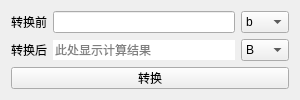
<?xml version="1.0" encoding="UTF-8"?>
<ui version="4.0">
 <class>Form</class>
 <widget class="QWidget" name="Form">
  <property name="geometry">
   <rect>
    <x>0</x>
    <y>0</y>
    <width>300</width>
    <height>100</height>
   </rect>
  </property>
  <property name="minimumSize">
   <size>
    <width>300</width>
    <height>100</height>
   </size>
  </property>
  <property name="maximumSize">
   <size>
    <width>300</width>
    <height>100</height>
   </size>
  </property>
  <property name="windowTitle">
   <string>存储单位</string>
  </property>
  <property name="windowIcon">
   <iconset resource="ico.qrc">
    <normaloff>:/ico/ico/ZzCalcBox.png</normaloff>:/ico/ico/ZzCalcBox.png</iconset>
  </property>
  <layout class="QGridLayout" name="gridLayout">
   <item row="0" column="1">
    <widget class="QLineEdit" name="lineEdit_convert_befotr"/>
   </item>
   <item row="0" column="2">
    <widget class="QComboBox" name="combo_convent_before">
     <item>
      <property name="text">
       <string>b</string>
      </property>
     </item>
     <item>
      <property name="text">
       <string>B</string>
      </property>
     </item>
     <item>
      <property name="text">
       <string>KB</string>
      </property>
     </item>
     <item>
      <property name="text">
       <string>MB</string>
      </property>
     </item>
     <item>
      <property name="text">
       <string>GB</string>
      </property>
     </item>
     <item>
      <property name="text">
       <string>TB</string>
      </property>
     </item>
     <item>
      <property name="text">
       <string>PB</string>
      </property>
     </item>
     <item>
      <property name="text">
       <string>EB</string>
      </property>
     </item>
     <item>
      <property name="text">
       <string>ZB</string>
      </property>
     </item>
     <item>
      <property name="text">
       <string>YB</string>
      </property>
     </item>
     <item>
      <property name="text">
       <string>NB</string>
      </property>
     </item>
     <item>
      <property name="text">
       <string>DB</string>
      </property>
     </item>
    </widget>
   </item>
   <item row="1" column="0">
    <widget class="QLabel" name="label_2">
     <property name="text">
      <string>转换后</string>
     </property>
    </widget>
   </item>
   <item row="0" column="0">
    <widget class="QLabel" name="label">
     <property name="text">
      <string>转换前</string>
     </property>
    </widget>
   </item>
   <item row="2" column="0" colspan="3">
    <widget class="QPushButton" name="btn_convert">
     <property name="text">
      <string>转换</string>
     </property>
    </widget>
   </item>
   <item row="1" column="2">
    <widget class="QComboBox" name="combo_convent_after">
     <property name="currentIndex">
      <number>1</number>
     </property>
     <item>
      <property name="text">
       <string>b</string>
      </property>
     </item>
     <item>
      <property name="text">
       <string>B</string>
      </property>
     </item>
     <item>
      <property name="text">
       <string>KB</string>
      </property>
     </item>
     <item>
      <property name="text">
       <string>MB</string>
      </property>
     </item>
     <item>
      <property name="text">
       <string>GB</string>
      </property>
     </item>
     <item>
      <property name="text">
       <string>TB</string>
      </property>
     </item>
     <item>
      <property name="text">
       <string>PB</string>
      </property>
     </item>
     <item>
      <property name="text">
       <string>EB</string>
      </property>
     </item>
     <item>
      <property name="text">
       <string>ZB</string>
      </property>
     </item>
     <item>
      <property name="text">
       <string>YB</string>
      </property>
     </item>
     <item>
      <property name="text">
       <string>NB</string>
      </property>
     </item>
     <item>
      <property name="text">
       <string>DB</string>
      </property>
     </item>
    </widget>
   </item>
   <item row="1" column="1">
    <widget class="QLineEdit" name="lineEdit_convert_after">
     <property name="inputMask">
      <string/>
     </property>
     <property name="text">
      <string/>
     </property>
     <property name="frame">
      <bool>false</bool>
     </property>
     <property name="readOnly">
      <bool>true</bool>
     </property>
     <property name="placeholderText">
      <string>此处显示计算结果</string>
     </property>
    </widget>
   </item>
  </layout>
 </widget>
 <resources>
  <include location="ico.qrc"/>
 </resources>
 <connections>
  <connection>
   <sender>btn_convert</sender>
   <signal>clicked()</signal>
   <receiver>Form</receiver>
   <slot>btn_convert_clicked()</slot>
   <hints>
    <hint type="sourcelabel">
     <x>121</x>
     <y>84</y>
    </hint>
    <hint type="destinationlabel">
     <x>7</x>
     <y>78</y>
    </hint>
   </hints>
  </connection>
 </connections>
 <slots>
  <slot>btn_convert_clicked()</slot>
 </slots>
</ui>
